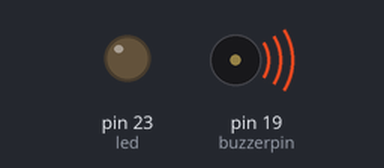
The sketch below on a simulated Arduino Mega 2560, built with avr-gcc and run on an emulated ATmega2560. On the bench: output pins drawn as LEDs (lit = HIGH), buzzer (waves = sounding).

Above: at 0.3 s.
At 14.87 s:
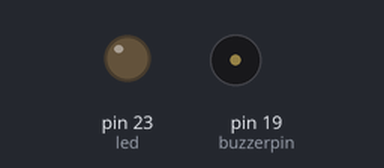
Timing chart, 0 to 20.5 s (numbered marks = the images above):
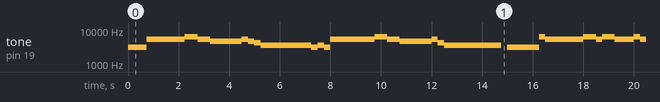

Measured:
- by itself, tone on pin 19 (buzzerpin): plays 3136 Hz for 0.75 s, 5274 Hz for 1.5 s, 6272 Hz for 0.50 s, 5274 Hz for 0.50 s, 4699 Hz for 1.3 s, 5274 Hz for 0.25 s … (153 notes in this stretch)

The sketch:

uhaw.ino
```cpp
#define led 23 // led pin
#define buzzerpin 19 // buzzer pin

int noteIndex = -1;
int noteDuration = 0;
unsigned long currentT;
unsigned long previousT = 0;


#define C6 1047
#define C_6 1109
#define D6 1175
#define D_6 1245
#define E6 1319
#define F6 1397
#define F_6 1480
#define G6 1568
#define G_6 1661
#define A6 1760
#define A_6 1865
#define B6 1976
#define C7 2093
#define C_7 2217
#define D7 2349
#define D_7 2489
#define E7 2637
#define F7 2794
#define F_7 2960
#define G7 3136
#define G_7 3322
#define A7 3520
#define A_7 3729
#define B7 3951
#define C8 4186
#define C_8 4435
#define D8 4699
#define D_8 4978
#define E8 5274
#define F8 5588
#define F_8 5920
#define G8 6272
#define G_8 6645
#define A8 7040
#define A_8 7458
#define B8 7902
#define C9 8372
#define C_9 8869
#define D9 9397
#define D_9 9956
#define E9 10548
#define F9 11175
#define F_9 11840
#define G9 12544
#define G_9 13290
#define A9 14080
#define A_9 14917
#define B9 15804
#define C10 16744

int melody[] = {
    G7, G7, G7, E8, E8, G8, E8, D8,  // Triple notes
    D8, E8, D8, C8, A7,              // Rest and whole notes
    G7, A7, G7, E8, E8,              // Notes
    E8, G8, E8, D8,                  // 2 notes
    D8, E8, C8, A7, A7,              // 3 notes
    0, G7, G7, G7, G7, G7, G8,       // G7 repeated with G8
    E8, E8, E8, G8, E8, G8, E8,      // Notes
    E8, G8, E8, A8,                  // Notes
    G8, G8, E8, E8, D8,              // Notes
    0, G7, G7, G7, G7, G7, G8,       // G7 repeated with G8
    E8, E8, E8, D8,                  // 3 notes
    C8, A7                           // Notes
};
int noteDurations[] = {
     8, 8, 8, 2,             // Section 1
    4, 4, 4, 2,             // Section 2
    8, 8, 8, 8, 1,          // Section 3
    8, 8, 8, 8, 2,          // Section 4

    4, 4, 4, 2,             // Section 5
    8, 8, 8, 8, 1,          // Section 6
    8, 8, 8, 8, 8, 8, 8, 8, // Section 7
    2, 8, 4, 8, 4, 4,       // Section 8

    8, 8, 8, 2,             // Section 9
    8, 8, 8, 8, 1,          // Section 10
    8, 8, 8, 8, 8, 4, 8, 2, // Section 11
    4, 2, 4, 1,             // Section 12
};

void setup() {
  pinMode(buzzerpin,OUTPUT);
  pinMode(led,OUTPUT);
}

void loop() {
  buzzer_sound();

}


void buzzer_sound(){
  currentT = millis();
  digitalWrite(led,LOW);
    if (currentT - previousT >= noteDuration * .5) {
    digitalWrite(led,HIGH);
    noTone(buzzerpin);
    noteIndex++;
    if (noteIndex >= sizeof(melody) / sizeof(melody[0])) {
      noteIndex = 0;
    }
    noteDuration = 4000 / noteDurations[noteIndex];
    tone(buzzerpin, melody[noteIndex], noteDuration);
    previousT = currentT;
  }
}
```
